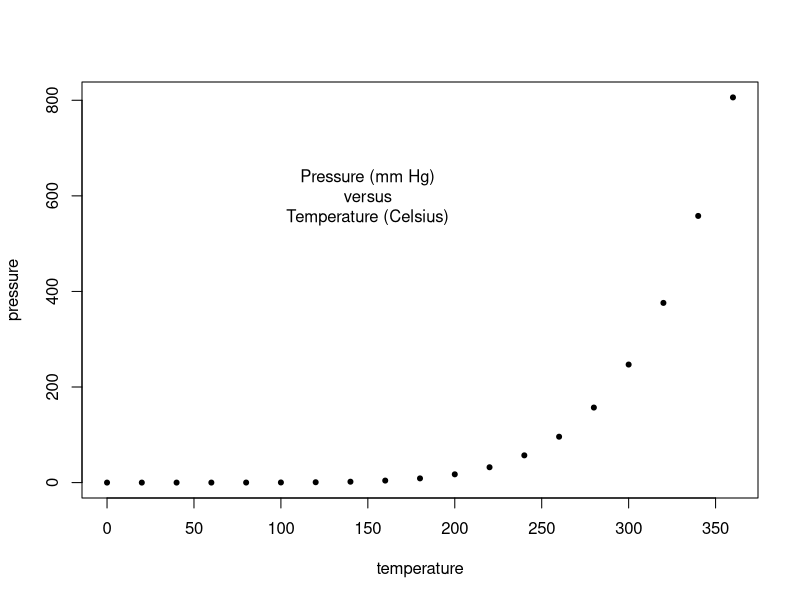
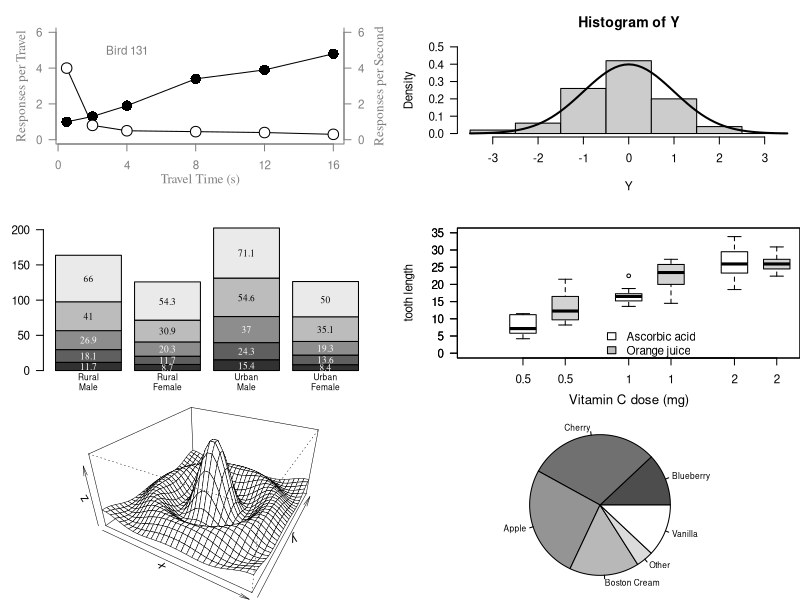
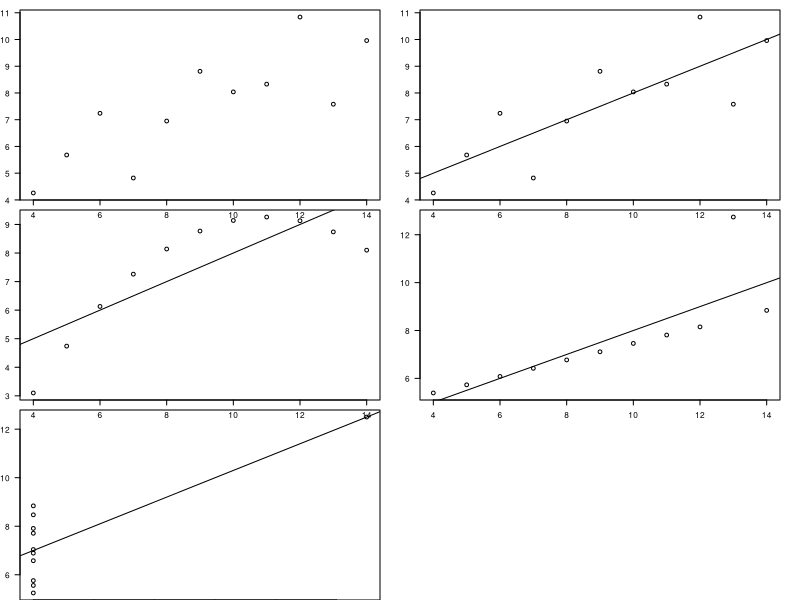
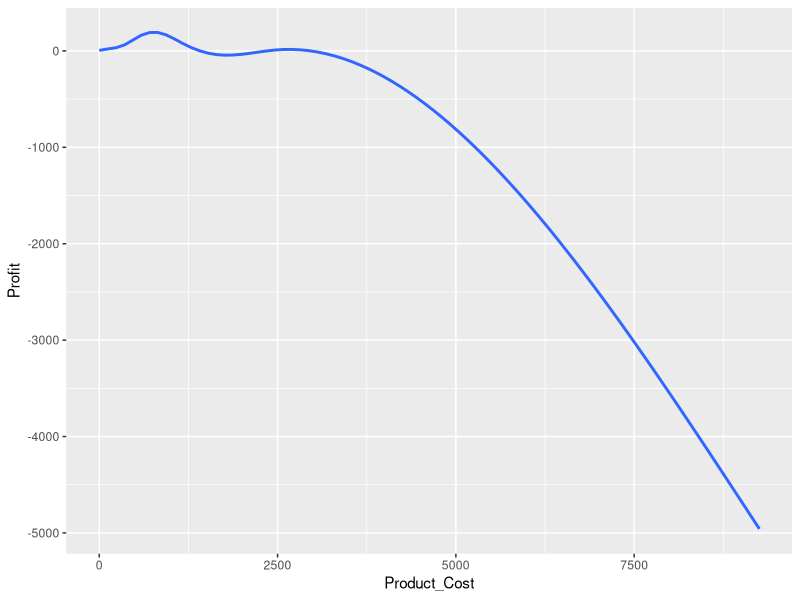

Here is the R script that generated these plots, in order:
# Rerun murrell01.R'

plot(pressure, pch=20)  # Can you change pch?
text(150, 600, 
     "Pressure (mm Hg)\nversus\nTemperature (Celsius)")

#  Examples of standard high-level plots 
#  In each case, extra output is also added using low-level 
#  plotting functions.
# 

# Setting the parameter (3 rows by 2 cols)
par(mfrow=c(3, 2))

# Scatterplot
# Note the incremental additions

x <- c(0.5, 2, 4, 8, 12, 16)
y1 <- c(1, 1.3, 1.9, 3.4, 3.9, 4.8)
y2 <- c(4, .8, .5, .45, .4, .3)

# Setting label orientation, margins c(bottom, left, top, right) & text size
par(las=1, mar=c(4, 4, 2, 4), cex=.7) 
plot.new()
plot.window(range(x), c(0, 6))
lines(x, y1)
lines(x, y2)
points(x, y1, pch=16, cex=2) # Try different cex value?  
points(x, y2, pch=21, bg="white", cex=2)  # Different background color
par(col="gray50", fg="gray50", col.axis="gray50")
axis(1, at=seq(0, 16, 4)) # What is the first number standing for?
axis(2, at=seq(0, 6, 2))
axis(4, at=seq(0, 6, 2))
box(bty="u")
mtext("Travel Time (s)", side=1, line=2, cex=0.8, family = "serif")
mtext("Responses per Travel", side=2, line=2, las=0, cex=0.8, family = "serif")
mtext("Responses per Second", side=4, line=2, las=0, cex=0.8, family = "serif")
text(4, 5, "Bird 131")
par(mar=c(5.1, 4.1, 4.1, 2.1), col="black", fg="black", col.axis="black")

# Histogram
# Random data
Y <- rnorm(50)
# Make sure no Y exceed [-3.5, 3.5]
Y[Y < -3.5 | Y > 3.5] <- NA # Selection/set range
x <- seq(-3.5, 3.5, .1)
dn <- dnorm(x)
par(mar=c(4.5, 4.1, 3.1, 0))
hist(Y, breaks=seq(-3.5, 3.5), ylim=c(0, 0.5), 
     col="gray80", freq=FALSE)
lines(x, dnorm(x), lwd=2)
par(mar=c(5.1, 4.1, 4.1, 2.1))

# Barplot
par(mar=c(2, 3.1, 2, 2.1)) 
midpts <- barplot(VADeaths, 
                  col=gray(0.1 + seq(1, 9, 2)/11), 
                  names=rep("", 4))
mtext(sub(" ", "\n", colnames(VADeaths)),
      at=midpts, side=1, line=0.5, cex=0.5)
text(rep(midpts, each=5), apply(VADeaths, 2, cumsum) - VADeaths/2,
     VADeaths, 
     col=rep(c("white", "black"), times=3:2), 
     cex=0.8,
     family = "serif")
par(mar=c(5.1, 4.1, 4.1, 2.1))  

# Boxplot
par(mar=c(3, 4.1, 2, 0))
boxplot(len ~ dose, data = ToothGrowth,
        boxwex = 0.25, at = 1:3 - 0.2,
        subset= supp == "VC", col="white",
        xlab="",
        ylab="tooth length", ylim=c(0,35))
mtext("Vitamin C dose (mg)", side=1, line=2.5, cex=0.8)
boxplot(len ~ dose, data = ToothGrowth, add = TRUE,
        boxwex = 0.25, at = 1:3 + 0.2,
        subset= supp == "OJ")
legend(1.5, 9, c("Ascorbic acid", "Orange juice"), 
       fill = c("white", "gray"), 
       bty="n")
par(mar=c(5.1, 4.1, 4.1, 2.1))

# Persp
x <- seq(-10, 10, length= 30)
y <- x
f <- function(x,y) { r <- sqrt(x^2+y^2); 10 * sin(r)/r }
z <- outer(x, y, f)
z[is.na(z)] <- 1
# 0.5 to include z axis label
par(mar=c(0, 0.5, 0, 0), lwd=0.5)
persp(x, y, z, theta = 30, phi = 30, 
      expand = 0.5)
par(mar=c(5.1, 4.1, 4.1, 2.1), lwd=1)

# Piechart
par(mar=c(0, 2, 1, 2), xpd=FALSE, cex=0.5)
pie.sales <- c(0.12, 0.3, 0.26, 0.16, 0.04, 0.12)
names(pie.sales) <- c("Blueberry", "Cherry",
                      "Apple", "Boston Cream", "Other", "Vanilla")
pie(pie.sales, col = gray(seq(0.3,1.0,length=6))) 





# a. Choose one of the six charts and explain how it is configured by adding 
# documentation to the codes.



# 2. Rerun anscombe01.R (in Teams folder)

data(anscombe)  # Load Anscombe's data
View(anscombe) # View the data
summary(anscombe)

## Simple version
plot(anscombe$x1,anscombe$y1)
summary(anscombe)

# Create four model objects
lm1 <- lm(y1 ~ x1, data=anscombe)
summary(lm1)
lm2 <- lm(y2 ~ x2, data=anscombe)
summary(lm2)
lm3 <- lm(y3 ~ x3, data=anscombe)
summary(lm3)
lm4 <- lm(y4 ~ x4, data=anscombe)
summary(lm4)
plot(anscombe$x1,anscombe$y1)
abline(coefficients(lm1))
plot(anscombe$x2,anscombe$y2)
abline(coefficients(lm2))
plot(anscombe$x3,anscombe$y3)
abline(coefficients(lm3))
plot(anscombe$x4,anscombe$y4)
abline(coefficients(lm4))


## Fancy version (per help file)

ff <- y ~ x
mods <- setNames(as.list(1:4), paste0("lm", 1:4))

# Plot using for loop
for(i in 1:4) {
  ff[2:3] <- lapply(paste0(c("y","x"), i), as.name)
  ## or   ff[[2]] <- as.name(paste0("y", i))
  ##      ff[[3]] <- as.name(paste0("x", i))
  mods[[i]] <- lmi <- lm(ff, data = anscombe)
  print(anova(lmi))
}


#ggplot
library(tidyverse)
my_data <- read.csv("salesdata.csv")
str(my_data)

ggplot(data = my_data) +
  geom_smooth(mapping = aes(x = Product_Cost, y = Profit), se = FALSE)

